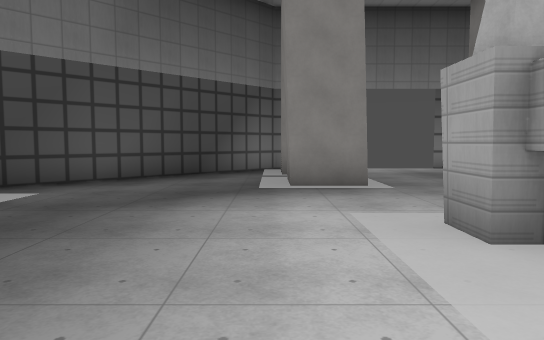
view 1 (above)

17 first-person views from a walk through a Godot game level. The camera is 1.5 m above the floor, tilts 4° down and sees 70° across. The floor is counted in squares, 2 m on a side. Each view is taken from the middle of a square. On the plan, view 1 faces up. The plan holds only what a view shows up to about 12 squares ahead; the rest is blank. Surface patterns are stand-ins for the level's own textures.

view 2
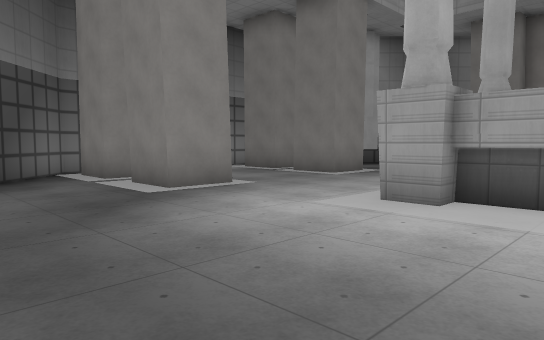

view 3
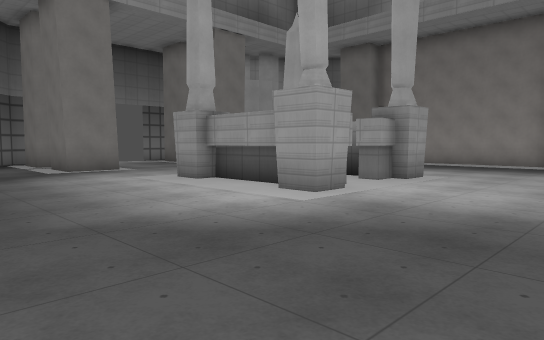

view 4
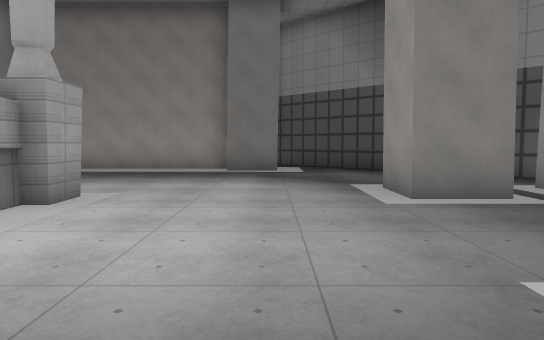

view 5
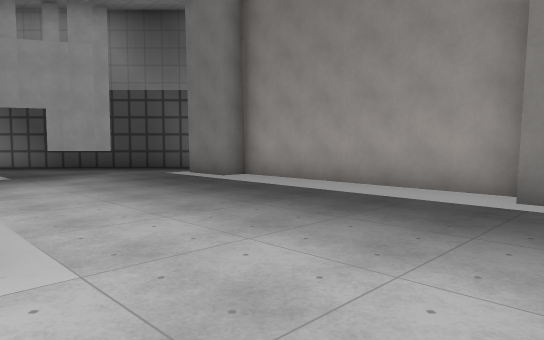

view 6
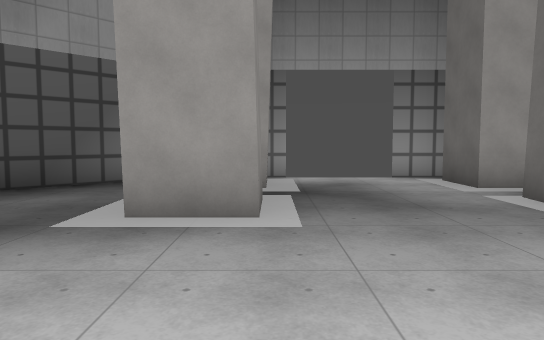

view 7
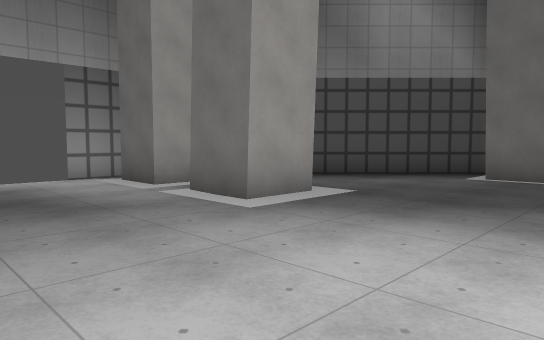

view 8
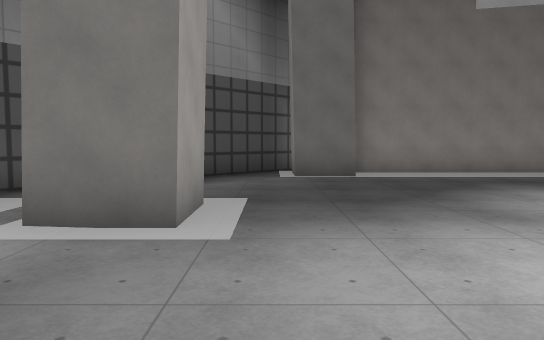

view 9
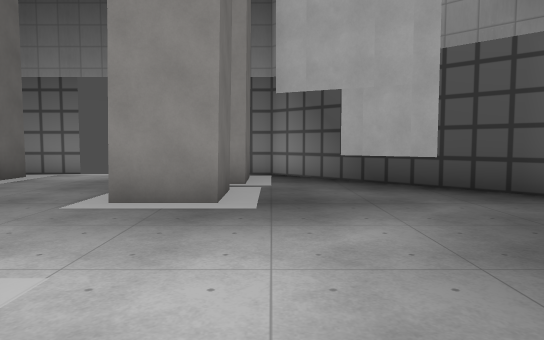

view 10
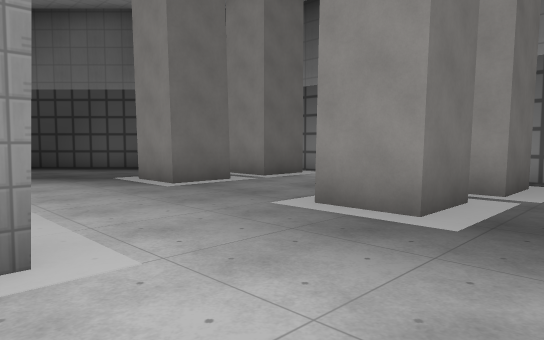

view 11
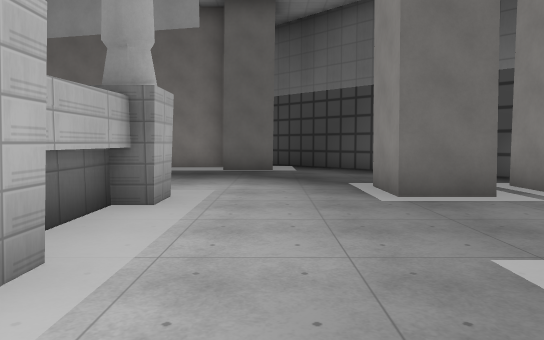

view 12
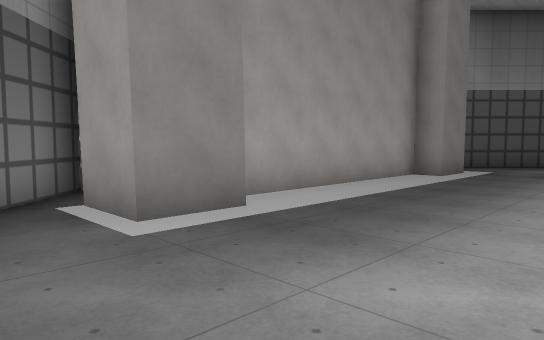

view 13
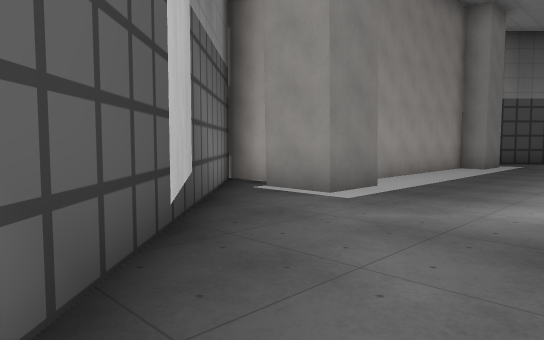

view 14
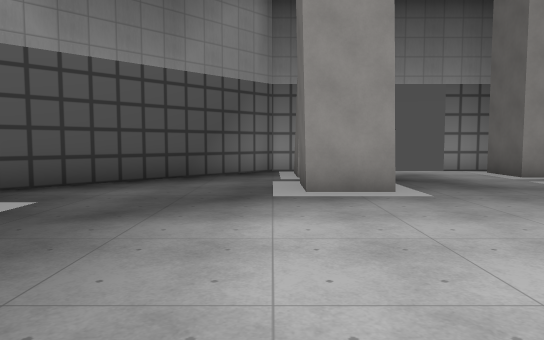

view 15
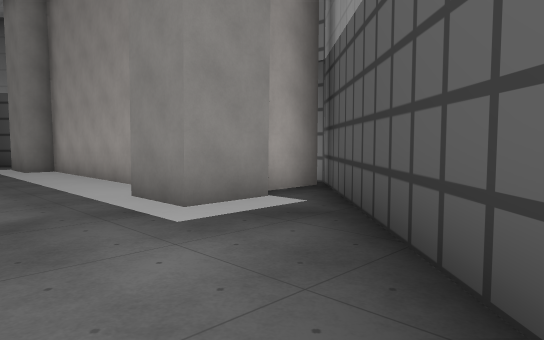

view 16
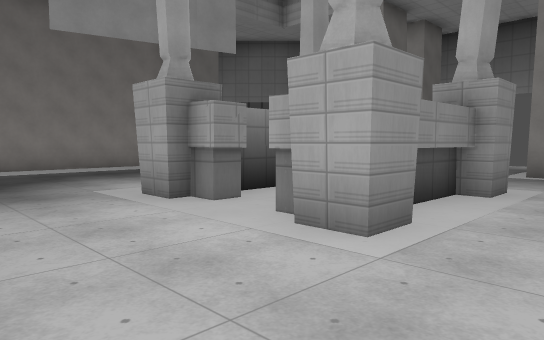

view 17
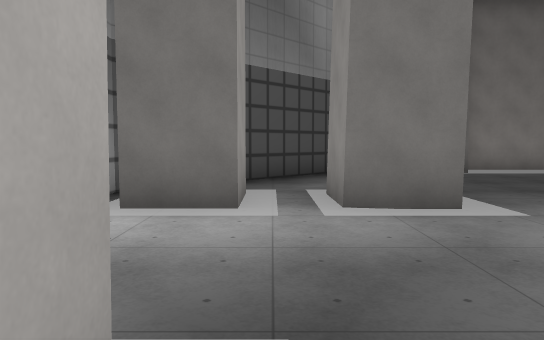

### Floor plan
Key: @ floor where view 1 was taken; # wall or solid block; x gap in a wall; . floor.
Columns run from 6 left of view 1 to 14 right of it. Each row starts with its distance up from view 1.
 12       ###   ##
 11      #........#
 10     #..#....#..#
  9    #........x..##
  8   #....#...##....#
  7  #.....#...##.....#
  6 #..................#
  5   #..............#..#
  4   #..............####
  3   #.....####.....#
  2   #.....# ##.....#
  1   #.....####.....#
  0   #...@.####.....#
 -1   #..............#
 -2   #..............####
 -3 ###..............#..#
 -4 #..................##
 -5  #.....#....#.....##
 -6   #....#....#....##
 -7    #............##
 -8     #..#....#..##
 -9      #........##
-10       ###   ###

Positions as (right, up) in squares from view 1, and headings:
1: (0, 0), facing up
2: (-3, 1), facing up-right
3: (-3, -4), facing up-right
4: (0, -3), facing right
5: (5, -3), facing up-right
6: (5, -1), facing down
7: (5, -1), facing down-left
8: (5, -4), facing left
9: (7, 2), facing up
10: (8, 3), facing up-left
11: (7, 5), facing left
12: (7, 7), facing down-right
13: (7, 10), facing down-right
14: (7, 1), facing down
15: (8, -7), facing up-right
16: (7, -3), facing up-left
17: (6, -7), facing left
